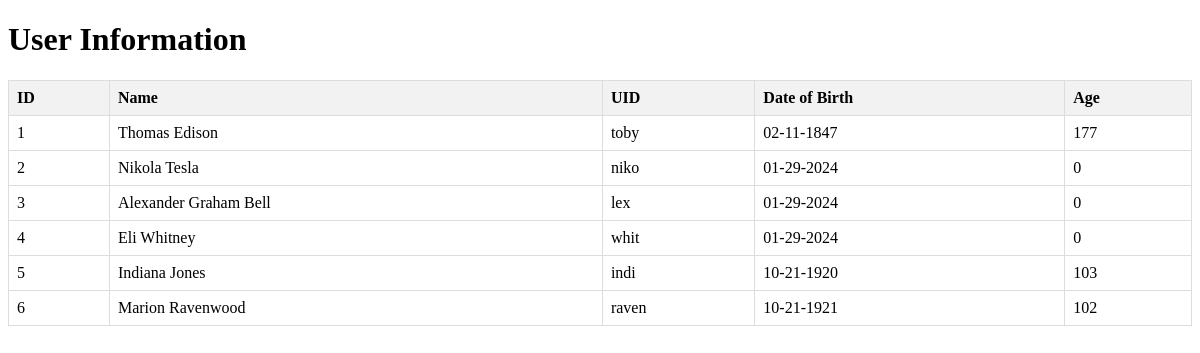
Before: /usersDB (signed in) with the older database file.
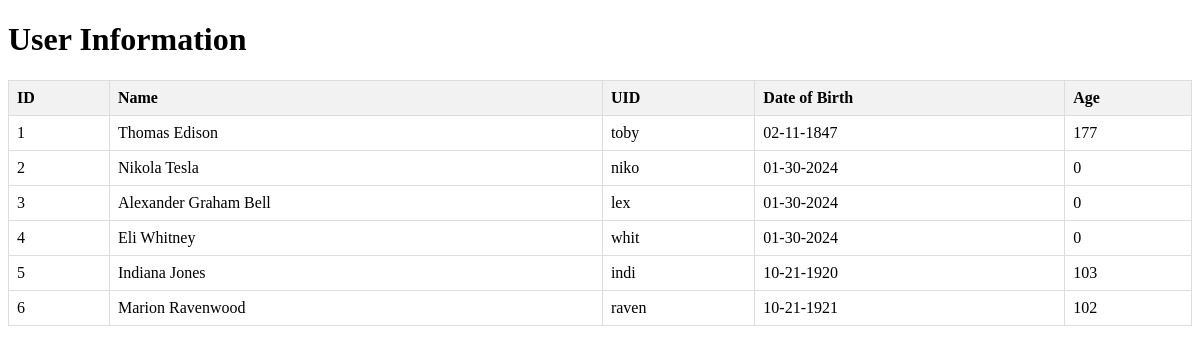
After: the same page with the newer database file.
### app.py (models this page shows, shortened)
class User(db.Model):
    __tablename__ = 'users'  # table name is plural, class name is singular
    id = db.Column(db.Integer, primary_key=True)
    _name = db.Column(db.String(255), unique=False, nullable=False)
    _uid = db.Column(db.String(255), unique=True, nullable=False)
    _password = db.Column(db.String(255), unique=False, nullable=False)
    _dob = db.Column(db.Date)
    @property
    def name(self):
        return self._name
    @name.setter
    def name(self, name):
        self._name = name
    @property
    def uid(self):
        return self._uid
    @property
    def dob(self):
        dob_string = self._dob.strftime('%m-%d-%Y')
        return dob_string
    @property
    def age(self):
        today = datetime.today()
        return today.year - self._dob.year - ((today.month, today.day) < (self._dob.month, self._dob.day))
    def read(self):
        return {
            "id": self.id,
            "name": self.name,
            "uid": self.uid,
            "dob": self.dob,
            "age": self.age,
        }
    """Database Creation and Testing """

### app.py (the view)
@app.route('/usersDB')
def show_users():
    if(session["login"] != "true"):
        return render_template("403.html")
    users_data = read()
    return render_template('users.html', users=users_data)

### app.py (called while the page is built)
def read():
    with app.app_context():
        table = User.query.all()
    json_ready = [user.read() for user in table] # "List Comprehensions", for each user add user.read() to list
    return json_ready

### templates/users.html (shortened to what this page needs)
<!DOCTYPE html>
<html lang="en">
<head>
</head>
<body>
    <h1>User Information</h1>
    <table>
        <thead>
            <tr>
                <th>ID</th>
                <th>Name</th>
                <th>UID</th>
                <th>Date of Birth</th>
                <th>Age</th>
            </tr>
        </thead>
        <tbody>
            {% for user in users %}
                <tr>
                    <td>{{ user.id }}</td>
                    <td>{{ user.name }}</td>
                    <td>{{ user.uid }}</td>
                    <td>{{ user.dob }}</td>
                    <td>{{ user.age }}</td>
                </tr>
            {% endfor %}
        </tbody>
    </table>
</body>
</html>

### templates/users.html (style rules this page uses)
table { border-collapse: collapse; width: 100%; margin-top: 20px; }
th, td { border: 1px solid #ddd; padding: 8px; text-align: left; }
th { background-color: #f2f2f2; }

Changed rows visible on the page:
changed User "Nikola Tesla": dob "01-29-2024" → "01-30-2024"
changed User "Alexander Graham Bell": dob "01-29-2024" → "01-30-2024"
changed User "Eli Whitney": dob "01-29-2024" → "01-30-2024"
